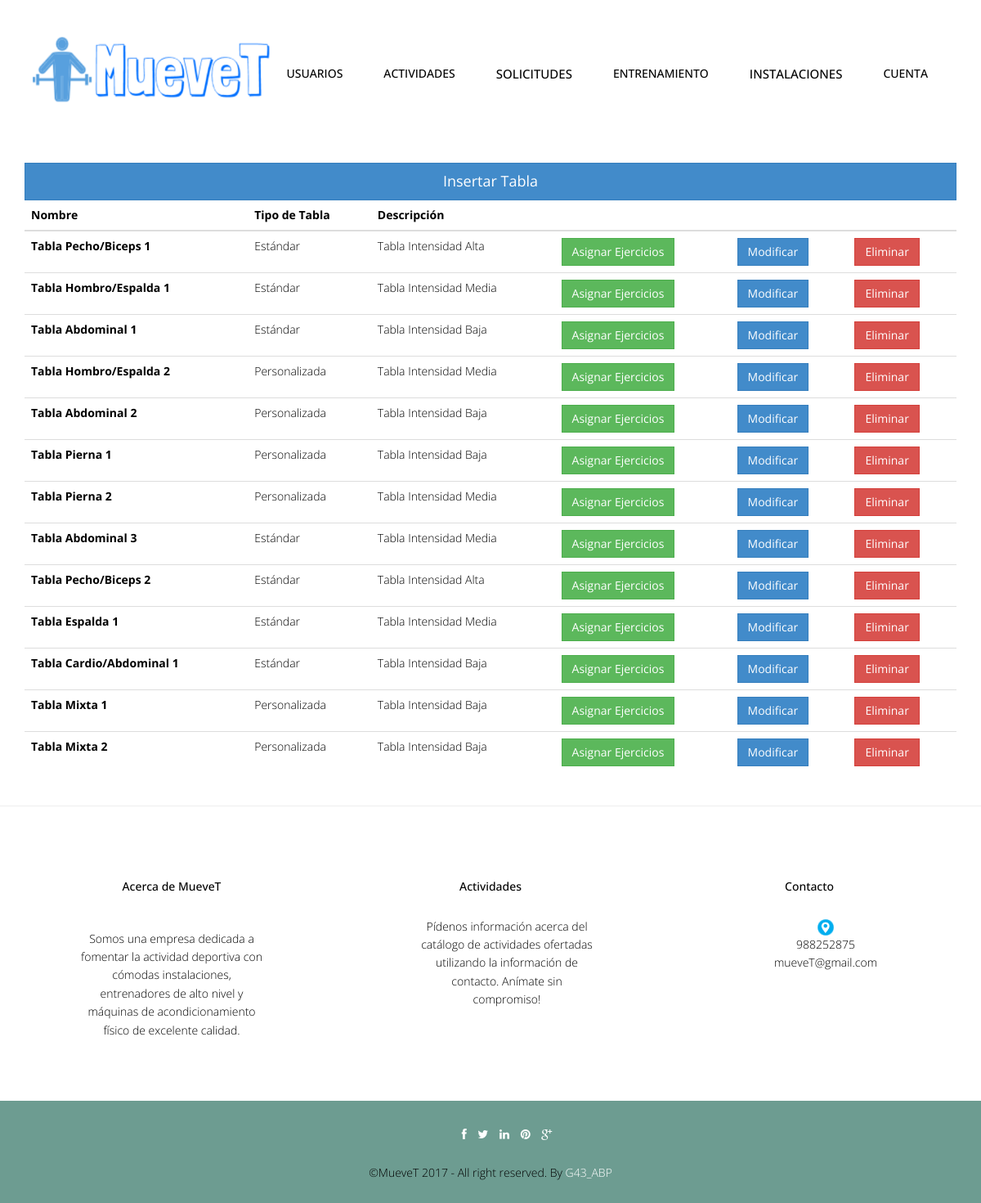
Screenshot of /abp/Controllers/TABLA_Controller.php (signed in) with the database file from the repository.
### tables this page shows
CREATE TABLE IF NOT EXISTS `tabla` (
  `idTabla` int(10) NOT NULL,
  `nombreTabla` varchar(50) NOT NULL,
  `tipo` varchar(20) NOT NULL,
  `descripcionTabla` varchar(255) DEFAULT NULL
);

### abp/Models/TABLA_Model.php (called while the page is built, shortened)
<?php
include '../Functions/LibraryFunctions.php';
class TABLA_Model {
    function ConectarBD() {
        $this->mysqli = new mysqli("localhost", "root", "", "muevet");
    }
    function obtenerTablas() {
        $sql = "SELECT * FROM tabla";
        if (!($resultado = $this->mysqli->query($sql))) {
            return 'Error en la consulta sobre la base de datos.';
        } else {
            $toret = array();
            $i = 0;
            while ($fila = $resultado->fetch_array()) {
                $toret[$i] = $fila;
                $i++;
            }
            return $toret;
        }
    }
}
?>

### abp/Views/TABLA_SHOWALL_Vista.php (the view, shortened to what this page needs)
<?php
class TABLA_Show
{
    private $datos;
    function __construct($array, $volver) {
        $this->datos = $array;
        $this->render();
    }
    function render()
	{
		echo '<div class="container">';
                echo '<br><br>';
		if(ConsultarTipoUsuario($_SESSION['login']) != 3)
		{
				echo '<a href="?accion=vistainsertar"><button type="button" class="btn btn-primary btn-lg btn-block">'.$strings['newtabla'].'</button></a>';
		}else{
				echo '<br>';
		}
		echo'<table class="table">
			  <thead class="thead-dark">
				<tr>
				  <th scope="col">'.$strings['tablaname2'].'</th>
                                  <th scope="col">'.$strings['tablaTipo'].'</th>
				  <th scope="col">'.$strings['tabladesc2'].'</th>
				  <th scope="col"></th>
				  <th scope="col"></th>
				  <th scope="col"></th>
				</tr>
			  </thead><tbody>';
		foreach($this->datos['tablas'] as $valor)
		{
			echo '<tr>';
			echo '<th><a href="?accion=ver&id='.$valor['0'].'">'.$valor['1'].'</a></th>';
			echo '<td>'.$valor['2'].'</td>';
                        echo '<td>'.$valor['3'].'</td>';
			if(ConsultarTipoUsuario($_SESSION['login']) != 3)
			{
				echo '<td><a href="?accion=frmasignar&id='.$valor['0'].'"><button type="button" class="btn btn-success">'.$strings['AsignarEjercicios']. '</button></a></td>';
				echo '<td><a href="?accion=modificar&id='.$valor['0'].'"><button type="button" class="btn btn-primary">'.$strings['tablamodificar'].'</button></a></td>';
				echo '<td><a href="?accion=eliminar&id='.$valor['0'].'"><button type="button" class="btn btn-danger">'.$strings['tablaeliminar'].'</button></a></td>';
			}else{
				echo '<td><a href="SESION_Controller.php?accion='. $strings['InsertarSesion'].'&id='.$valor['0'].'"><button type="button" class="btn btn-success">'.$strings['IniciarSesion']. '</button></a></td>';
				echo '<td></td>';
				echo '<td></td>';
			}
			echo '</tr>';
		}
		echo '</tbody>
			</table>';
		echo '</div>';
        include '../Views/footer.php';
    }
}
?>

### abp/css/style.css (style rules this page uses)
body { font-family:'Open Sans', Arial, sans-serif; font-size:14px; font-weight:300; line-height:1.6em; color:#000; background-color:#fff; }
.link-list ul,li,a { color:#000; list-style:none; }

### abp/css/overwrite.css (style rules this page uses)
.btn { text-shadow: none; background-image:none; border-color: none; border-bottom-color: none; -webkit-box-shadow: none; -moz-box-shadow: none; box-shadow: none; }
.btn { outline:0; -webkit-border-radius: 0; -moz-border-radius: 0; border-radius: 0; }
.btn-lg { -webkit-border-radius: 0; -moz-border-radius: 0; border-radius: 0; }

### rows the page displays
tabla: nombreTabla "Tabla Pecho/Biceps 1", tipo "Estándar", descripcionTabla "Tabla Intensidad Alta"
tabla: nombreTabla "Tabla Hombro/Espalda 1", tipo "Estándar", descripcionTabla "Tabla Intensidad Media"
tabla: nombreTabla "Tabla Abdominal 1", tipo "Estándar", descripcionTabla "Tabla Intensidad Baja"
tabla: nombreTabla "Tabla Hombro/Espalda 2", tipo "Personalizada", descripcionTabla "Tabla Intensidad Media"
tabla: nombreTabla "Tabla Abdominal 2", tipo "Personalizada", descripcionTabla "Tabla Intensidad Baja"
tabla: nombreTabla "Tabla Pierna 1", tipo "Personalizada", descripcionTabla "Tabla Intensidad Baja"
tabla: nombreTabla "Tabla Pierna 2", tipo "Personalizada", descripcionTabla "Tabla Intensidad Media"
tabla: nombreTabla "Tabla Abdominal 3", tipo "Estándar", descripcionTabla "Tabla Intensidad Media"
tabla: nombreTabla "Tabla Pecho/Biceps 2", tipo "Estándar", descripcionTabla "Tabla Intensidad Alta"
tabla: nombreTabla "Tabla Espalda 1", tipo "Estándar", descripcionTabla "Tabla Intensidad Media"
tabla: nombreTabla "Tabla Cardio/Abdominal 1", tipo "Estándar", descripcionTabla "Tabla Intensidad Baja"
tabla: nombreTabla "Tabla Mixta 1", tipo "Personalizada", descripcionTabla "Tabla Intensidad Baja"
tabla: nombreTabla "Tabla Mixta 2", tipo "Personalizada", descripcionTabla "Tabla Intensidad Baja"

### other values shown
$strings['Cuenta'] "CUENTA"
$strings['newtabla'] "Insertar Tabla"
$strings['tablaname2'] "Nombre"
$strings['tablaTipo'] "Tipo de Tabla"
$strings['tabladesc2'] "Descripción"
